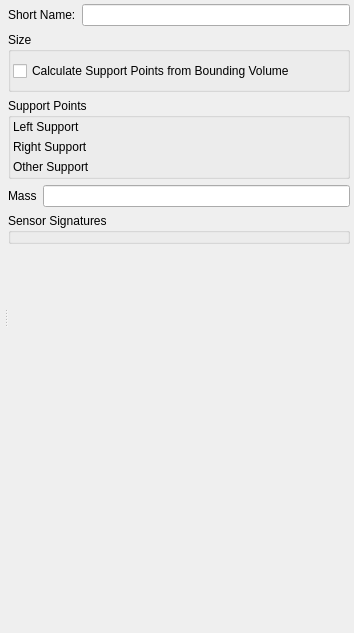
<?xml version="1.0" encoding="UTF-8"?>
<ui version="4.0">
 <class>Form</class>
 <widget class="QWidget" name="Form">
  <property name="geometry">
   <rect>
    <x>0</x>
    <y>0</y>
    <width>354</width>
    <height>633</height>
   </rect>
  </property>
  <property name="windowTitle">
   <string>Form</string>
  </property>
  <layout class="QVBoxLayout" name="verticalLayout_5">
   <property name="margin">
    <number>4</number>
   </property>
   <item>
    <widget class="QSplitter" name="splitter">
     <property name="orientation">
      <enum>Qt::Horizontal</enum>
     </property>
     <widget class="QWidget" name="layoutWidget">
      <layout class="QVBoxLayout" name="verticalLayout_4">
       <property name="margin">
        <number>0</number>
       </property>
       <item>
        <widget class="QWidget" name="myGeneralCanvas" native="true">
         <property name="sizePolicy">
          <sizepolicy hsizetype="MinimumExpanding" vsizetype="Fixed">
           <horstretch>0</horstretch>
           <verstretch>0</verstretch>
          </sizepolicy>
         </property>
         <property name="element_type" stdset="0">
          <string notr="true">general_canvas</string>
         </property>
        </widget>
       </item>
       <item>
        <widget class="QWidget" name="myDisplayCanvas" native="true">
         <property name="sizePolicy">
          <sizepolicy hsizetype="MinimumExpanding" vsizetype="MinimumExpanding">
           <horstretch>0</horstretch>
           <verstretch>0</verstretch>
          </sizepolicy>
         </property>
         <property name="minimumSize">
          <size>
           <width>0</width>
           <height>0</height>
          </size>
         </property>
         <property name="element_type" stdset="0">
          <string notr="true">display_widget_canvas</string>
         </property>
        </widget>
       </item>
      </layout>
     </widget>
     <widget class="QWidget" name="widget" native="true">
      <layout class="QVBoxLayout" name="verticalLayout">
       <property name="margin">
        <number>0</number>
       </property>
       <item>
        <layout class="QHBoxLayout" name="horizontalLayout">
         <item>
          <widget class="QLabel" name="short_name_label">
           <property name="text">
            <string>Short Name:</string>
           </property>
          </widget>
         </item>
         <item>
          <widget class="QLineEdit" name="short_name"/>
         </item>
        </layout>
       </item>
       <item>
        <widget class="QGroupBox" name="boundingVolumeGroupBox">
         <property name="title">
          <string>Size</string>
         </property>
         <layout class="QVBoxLayout" name="verticalLayout_2">
          <property name="leftMargin">
           <number>2</number>
          </property>
          <property name="rightMargin">
           <number>2</number>
          </property>
          <property name="bottomMargin">
           <number>2</number>
          </property>
          <item>
           <widget class="QCheckBox" name="calculate_support_points">
            <property name="text">
             <string>Calculate Support Points from Bounding Volume</string>
            </property>
            <property name="signal_slot" stdset="0">
             <string>released();bounding_volume;onCalculateSupportPointsChanged()</string>
            </property>
           </widget>
          </item>
          <item>
           <widget class="QWidget" name="bounding_volume" native="true"/>
          </item>
         </layout>
        </widget>
       </item>
       <item>
        <widget class="QGroupBox" name="support_points">
         <property name="title">
          <string>Support Points</string>
         </property>
         <property name="disable_if_checked" stdset="0">
          <string>calculate_support_points</string>
         </property>
         <layout class="QGridLayout" name="gridLayout">
          <property name="margin">
           <number>2</number>
          </property>
          <item row="0" column="0">
           <widget class="QLabel" name="left_support_label">
            <property name="sizePolicy">
             <sizepolicy hsizetype="Minimum" vsizetype="Minimum">
              <horstretch>0</horstretch>
              <verstretch>0</verstretch>
             </sizepolicy>
            </property>
            <property name="text">
             <string>Left Support</string>
            </property>
           </widget>
          </item>
          <item row="0" column="1" colspan="2">
           <widget class="QWidget" name="left_support" native="true">
            <property name="sizePolicy">
             <sizepolicy hsizetype="MinimumExpanding" vsizetype="Minimum">
              <horstretch>0</horstretch>
              <verstretch>0</verstretch>
             </sizepolicy>
            </property>
            <property name="element_type" stdset="0">
             <string notr="true">vector-parameter-data</string>
            </property>
            <property name="single_row" stdset="0">
             <bool>true</bool>
            </property>
           </widget>
          </item>
          <item row="1" column="0">
           <widget class="QLabel" name="right_support_label">
            <property name="sizePolicy">
             <sizepolicy hsizetype="Minimum" vsizetype="Minimum">
              <horstretch>0</horstretch>
              <verstretch>0</verstretch>
             </sizepolicy>
            </property>
            <property name="text">
             <string>Right Support</string>
            </property>
           </widget>
          </item>
          <item row="1" column="2">
           <widget class="QWidget" name="right_support" native="true">
            <property name="sizePolicy">
             <sizepolicy hsizetype="MinimumExpanding" vsizetype="Minimum">
              <horstretch>0</horstretch>
              <verstretch>0</verstretch>
             </sizepolicy>
            </property>
            <property name="element_type" stdset="0">
             <string notr="true">vector-parameter-data</string>
            </property>
            <property name="single_row" stdset="0">
             <bool>true</bool>
            </property>
           </widget>
          </item>
          <item row="2" column="0" colspan="2">
           <widget class="QLabel" name="other_support_label">
            <property name="sizePolicy">
             <sizepolicy hsizetype="Minimum" vsizetype="Minimum">
              <horstretch>0</horstretch>
              <verstretch>0</verstretch>
             </sizepolicy>
            </property>
            <property name="text">
             <string>Other Support</string>
            </property>
           </widget>
          </item>
          <item row="2" column="2">
           <widget class="QWidget" name="other_support" native="true">
            <property name="sizePolicy">
             <sizepolicy hsizetype="MinimumExpanding" vsizetype="Minimum">
              <horstretch>0</horstretch>
              <verstretch>0</verstretch>
             </sizepolicy>
            </property>
            <property name="element_type" stdset="0">
             <string notr="true">vector-parameter-data</string>
            </property>
            <property name="single_row" stdset="0">
             <bool>true</bool>
            </property>
           </widget>
          </item>
         </layout>
        </widget>
       </item>
       <item>
        <layout class="QHBoxLayout" name="horizontalLayout_3">
         <item>
          <widget class="QLabel" name="mass_label">
           <property name="text">
            <string>Mass</string>
           </property>
          </widget>
         </item>
         <item>
          <widget class="QLineEdit" name="mass">
           <property name="source-units" stdset="0">
            <string notr="true">kilograms</string>
           </property>
           <property name="display-units" stdset="0">
            <string notr="true">kilograms</string>
           </property>
          </widget>
         </item>
        </layout>
       </item>
       <item>
        <widget class="QGroupBox" name="sensorSignaturesGroupBox">
         <property name="title">
          <string>Sensor Signatures</string>
         </property>
         <layout class="QVBoxLayout" name="verticalLayout_3">
          <property name="spacing">
           <number>2</number>
          </property>
          <property name="margin">
           <number>2</number>
          </property>
          <item>
           <widget class="QWidget" name="sensor_signatures" native="true">
            <property name="default-signatures" stdset="0">
             <string>visual-signature=5.0;radar-signature=16.0;infrared-signature=20.0</string>
            </property>
           </widget>
          </item>
         </layout>
        </widget>
       </item>
       <item>
        <spacer name="verticalSpacer">
         <property name="orientation">
          <enum>Qt::Vertical</enum>
         </property>
         <property name="sizeHint" stdset="0">
          <size>
           <width>20</width>
           <height>355</height>
          </size>
         </property>
        </spacer>
       </item>
      </layout>
     </widget>
    </widget>
   </item>
  </layout>
 </widget>
 <resources/>
 <connections/>
</ui>
